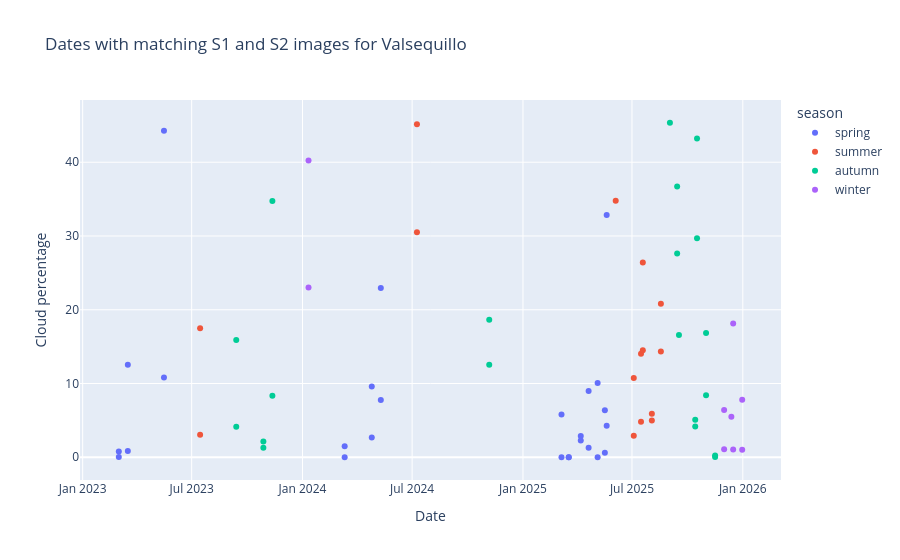

Source (notebook cell):
### Code cell
fig = plot_dates(location = "Valsequillo", project_root= PROJECT_ROOT, start_year= 2023, end_year=2025)
fig.show()

### Figure 1 — Plotly figure (JSON) as saved in the notebook; plotly's stock layout.template omitted (floating-point values rounded to 4 significant figures)
{"data": [{"customdata": [["spring"], ["spring"], ["spring"], ["spring"], ["spring"], ["spring"], ["spring"], ["spring"], ["spring"], ["spring"], ["spring"], ["spring"], ["spring"], ["spring"], ["spring"], ["spring"], ["spring"], ["spring"], ["spring"], ["spring"], ["spring"], ["spring"], ["spring"], ["spring"], ["spring"], ["spring"]], "hovertemplate": "season=%{customdata[0]}<br>date=%{x}<br>cloud_perc=%{y}<extra></extra>", "legendgroup": "spring", "marker": {"color": "#636efa", "symbol": "circle"}, "mode": "markers", "name": "spring", "orientation": "v", "showlegend": true, "type": "scatter", "x": ["2023-03-02T00:00:00.000000000", "2023-03-02T00:00:00.000000000", "2023-03-17T00:00:00.000000000", "2023-03-17T00:00:00.000000000", "2023-05-16T00:00:00.000000000", "2023-05-16T00:00:00.000000000", "2024-03-11T00:00:00.000000000", "2024-03-11T00:00:00.000000000", "2024-04-25T00:00:00.000000000", "2024-04-25T00:00:00.000000000", "2024-05-10T00:00:00.000000000", "2024-05-10T00:00:00.000000000", "2025-03-06T00:00:00.000000000", "2025-03-06T00:00:00.000000000", "2025-03-18T00:00:00.000000000", "2025-03-18T00:00:00.000000000", "2025-04-07T00:00:00.000000000", "2025-04-07T00:00:00.000000000", "2025-04-20T00:00:00.000000000", "2025-04-20T00:00:00.000000000", "2025-05-05T00:00:00.000000000", "2025-05-05T00:00:00.000000000", "2025-05-17T00:00:00.000000000", "2025-05-17T00:00:00.000000000", "2025-05-20T00:00:00.000000000", "2025-05-20T00:00:00.000000000"], "xaxis": "x", "y": [0.7955, 0.01942, 0.8553, 12.55, 10.82, 44.26, 0.001972, 1.479, 2.679, 9.578, 7.767, 22.97, 0.006936, 5.797, 0.000246, 0.000674, 2.261, 2.881, 8.997, 1.295, 0.0072, 10.07, 0.6165, 6.362, 32.86, 4.27], "yaxis": "y"}, {"customdata": [["summer"], ["summer"], ["summer"], ["summer"], ["summer"], ["summer"], ["summer"], ["summer"], ["summer"], ["summer"], ["summer"], ["summer"], ["summer"], ["summer"], ["summer"]], "hovertemplate": "season=%{customdata[0]}<br>date=%{x}<br>cloud_perc=%{y}<extra></extra>", "legendgroup": "summer", "marker": {"color": "#EF553B", "symbol": "circle"}, "mode": "markers", "name": "summer", "orientation": "v", "showlegend": true, "type": "scatter", "x": ["2023-07-15T00:00:00.000000000", "2023-07-15T00:00:00.000000000", "2024-07-09T00:00:00.000000000", "2024-07-09T00:00:00.000000000", "2025-06-04T00:00:00.000000000", "2025-07-04T00:00:00.000000000", "2025-07-04T00:00:00.000000000", "2025-07-16T00:00:00.000000000", "2025-07-16T00:00:00.000000000", "2025-07-19T00:00:00.000000000", "2025-07-19T00:00:00.000000000", "2025-08-03T00:00:00.000000000", "2025-08-03T00:00:00.000000000", "2025-08-18T00:00:00.000000000", "2025-08-18T00:00:00.000000000"], "xaxis": "x", "y": [3.04, 17.5, 30.5, 45.14, 34.79, 10.73, 2.9, 14.03, 4.816, 14.51, 26.4, 4.994, 5.912, 20.83, 14.33], "yaxis": "y"}, {"customdata": [["autumn"], ["autumn"], ["autumn"], ["autumn"], ["autumn"], ["autumn"], ["autumn"], ["autumn"], ["autumn"], ["autumn"], ["autumn"], ["autumn"], ["autumn"], ["autumn"], ["autumn"], ["autumn"], ["autumn"], ["autumn"], ["autumn"], ["autumn"]], "hovertemplate": "season=%{customdata[0]}<br>date=%{x}<br>cloud_perc=%{y}<extra></extra>", "legendgroup": "autumn", "marker": {"color": "#00cc96", "symbol": "circle"}, "mode": "markers", "name": "autumn", "orientation": "v", "showlegend": true, "type": "scatter", "x": ["2023-09-13T00:00:00.000000000", "2023-09-13T00:00:00.000000000", "2023-10-28T00:00:00.000000000", "2023-10-28T00:00:00.000000000", "2023-11-12T00:00:00.000000000", "2023-11-12T00:00:00.000000000", "2024-11-06T00:00:00.000000000", "2024-11-06T00:00:00.000000000", "2025-09-02T00:00:00.000000000", "2025-09-14T00:00:00.000000000", "2025-09-14T00:00:00.000000000", "2025-09-17T00:00:00.000000000", "2025-10-14T00:00:00.000000000", "2025-10-14T00:00:00.000000000", "2025-10-17T00:00:00.000000000", "2025-10-17T00:00:00.000000000", "2025-11-01T00:00:00.000000000", "2025-11-01T00:00:00.000000000", "2025-11-16T00:00:00.000000000", "2025-11-16T00:00:00.000000000"], "xaxis": "x", "y": [4.143, 15.88, 2.139, 1.299, 8.349, 34.76, 12.54, 18.64, 45.35, 36.71, 27.62, 16.56, 4.167, 5.095, 43.21, 29.7, 8.403, 16.85, 0.2508, 0.03837], "yaxis": "y"}, {"customdata": [["winter"], ["winter"], ["winter"], ["winter"], ["winter"], ["winter"], ["winter"], ["winter"], ["winter"]], "hovertemplate": "season=%{customdata[0]}<br>date=%{x}<br>cloud_perc=%{y}<extra></extra>", "legendgroup": "winter", "marker": {"color": "#ab63fa", "symbol": "circle"}, "mode": "markers", "name": "winter", "orientation": "v", "showlegend": true, "type": "scatter", "x": ["2024-01-11T00:00:00.000000000", "2024-01-11T00:00:00.000000000", "2025-12-01T00:00:00.000000000", "2025-12-01T00:00:00.000000000", "2025-12-13T00:00:00.000000000", "2025-12-16T00:00:00.000000000", "2025-12-16T00:00:00.000000000", "2025-12-31T00:00:00.000000000", "2025-12-31T00:00:00.000000000"], "xaxis": "x", "y": [23.02, 40.22, 1.08, 6.394, 5.475, 1.044, 18.14, 1.005, 7.786], "yaxis": "y"}], "layout": {"height": 560, "legend": {"title": {"text": "season"}, "tracegroupgap": 0}, "title": {"text": "Dates with matching S1 and S2 images for Valsequillo"}, "width": 900, "xaxis": {"anchor": "y", "domain": [0, 1], "title": {"text": "Date"}}, "yaxis": {"anchor": "x", "domain": [0, 1], "title": {"text": "Cloud percentage"}}}}
